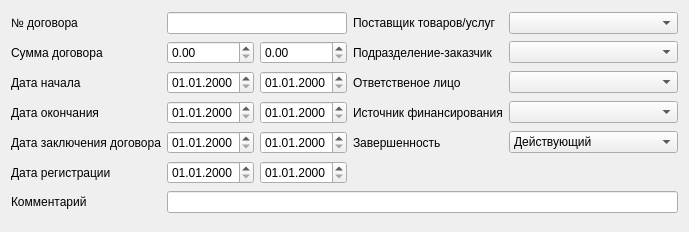
<?xml version="1.0" encoding="UTF-8"?>
<ui version="4.0">
 <class>FindFormContractWidget</class>
 <widget class="QWidget" name="FindFormContractWidget">
  <property name="geometry">
   <rect>
    <x>0</x>
    <y>0</y>
    <width>689</width>
    <height>232</height>
   </rect>
  </property>
  <property name="windowTitle">
   <string>Поиск Договоров</string>
  </property>
  <property name="windowIcon">
   <iconset resource="../../resources/main.qrc">
    <normaloff>:/images/logo.png</normaloff>:/images/logo.png</iconset>
  </property>
  <layout class="QGridLayout" name="gridLayout">
   <item row="1" column="4">
    <widget class="QLabel" name="subdivisionLabel">
     <property name="text">
      <string>Подразделение-заказчик</string>
     </property>
    </widget>
   </item>
   <item row="3" column="3">
    <widget class="QDateEdit" name="endDateToEdit">
     <property name="displayFormat">
      <string>dd.MM.yyyy</string>
     </property>
    </widget>
   </item>
   <item row="3" column="2">
    <widget class="QDateEdit" name="endDateFromEdit">
     <property name="displayFormat">
      <string>dd.MM.yyyy</string>
     </property>
    </widget>
   </item>
   <item row="7" column="5">
    <spacer name="horizontalSpacer">
     <property name="orientation">
      <enum>Qt::Horizontal</enum>
     </property>
     <property name="sizeHint" stdset="0">
      <size>
       <width>40</width>
       <height>0</height>
      </size>
     </property>
    </spacer>
   </item>
   <item row="2" column="5">
    <widget class="QComboBox" name="responsibleBox"/>
   </item>
   <item row="2" column="4">
    <widget class="QLabel" name="responsibleLabel">
     <property name="text">
      <string>Ответственое лицо</string>
     </property>
    </widget>
   </item>
   <item row="2" column="2">
    <widget class="QDateEdit" name="startDateFromEdit">
     <property name="displayFormat">
      <string>dd.MM.yyyy</string>
     </property>
    </widget>
   </item>
   <item row="0" column="0">
    <widget class="QLabel" name="contractNumberLabel">
     <property name="text">
      <string>№ договора</string>
     </property>
    </widget>
   </item>
   <item row="1" column="2">
    <widget class="QDoubleSpinBox" name="contractsSumFromSpinBox">
     <property name="maximum">
      <double>9999999.990000000223517</double>
     </property>
    </widget>
   </item>
   <item row="3" column="4">
    <widget class="QLabel" name="sourceFinancingLabel">
     <property name="text">
      <string>Источник финансирования</string>
     </property>
    </widget>
   </item>
   <item row="0" column="5">
    <widget class="QComboBox" name="providerBox"/>
   </item>
   <item row="1" column="3">
    <widget class="QDoubleSpinBox" name="contractsSumToSpinBox">
     <property name="maximum">
      <double>9999999.990000000223517</double>
     </property>
    </widget>
   </item>
   <item row="3" column="5">
    <widget class="QComboBox" name="sourceFinancingBox"/>
   </item>
   <item row="6" column="0">
    <widget class="QLabel" name="commentLabel">
     <property name="text">
      <string>Комментарий</string>
     </property>
    </widget>
   </item>
   <item row="1" column="0">
    <widget class="QLabel" name="contractsSumLabel">
     <property name="text">
      <string>Сумма договора</string>
     </property>
    </widget>
   </item>
   <item row="0" column="4">
    <widget class="QLabel" name="providerLabel">
     <property name="text">
      <string>Поставщик товаров/услуг</string>
     </property>
    </widget>
   </item>
   <item row="0" column="2" colspan="2">
    <widget class="QLineEdit" name="contractNumberEdit"/>
   </item>
   <item row="3" column="0">
    <widget class="QLabel" name="endDateLabel">
     <property name="text">
      <string>Дата окончания</string>
     </property>
    </widget>
   </item>
   <item row="1" column="5">
    <widget class="QComboBox" name="subdivisionBox"/>
   </item>
   <item row="6" column="2" colspan="4">
    <widget class="QLineEdit" name="commentEdit"/>
   </item>
   <item row="2" column="0">
    <widget class="QLabel" name="startDateLabel">
     <property name="text">
      <string>Дата начала</string>
     </property>
    </widget>
   </item>
   <item row="2" column="3">
    <widget class="QDateEdit" name="startDateToEdit">
     <property name="displayFormat">
      <string>dd.MM.yyyy</string>
     </property>
    </widget>
   </item>
   <item row="4" column="0">
    <widget class="QLabel" name="conclusionDateLabel">
     <property name="text">
      <string>Дата заключения договора</string>
     </property>
    </widget>
   </item>
   <item row="5" column="0">
    <widget class="QLabel" name="registrationDateLabel">
     <property name="text">
      <string>Дата регистрации</string>
     </property>
    </widget>
   </item>
   <item row="4" column="2">
    <widget class="QDateEdit" name="conclusionDateFromEdit">
     <property name="displayFormat">
      <string>dd.MM.yyyy</string>
     </property>
    </widget>
   </item>
   <item row="4" column="3">
    <widget class="QDateEdit" name="conclusionDateToEdit">
     <property name="displayFormat">
      <string>dd.MM.yyyy</string>
     </property>
    </widget>
   </item>
   <item row="5" column="2">
    <widget class="QDateEdit" name="registrationDateFromEdit">
     <property name="displayFormat">
      <string>dd.MM.yyyy</string>
     </property>
    </widget>
   </item>
   <item row="5" column="3">
    <widget class="QDateEdit" name="registrationDateToEdit">
     <property name="displayFormat">
      <string>dd.MM.yyyy</string>
     </property>
    </widget>
   </item>
   <item row="4" column="4">
    <widget class="QLabel" name="completenessLabel">
     <property name="text">
      <string>Завершенность</string>
     </property>
    </widget>
   </item>
   <item row="4" column="5">
    <widget class="QComboBox" name="completenessBox">
     <item>
      <property name="text">
       <string>Действующий</string>
      </property>
     </item>
     <item>
      <property name="text">
       <string>Завершенный</string>
      </property>
     </item>
    </widget>
   </item>
  </layout>
 </widget>
 <tabstops>
  <tabstop>contractNumberEdit</tabstop>
  <tabstop>contractsSumFromSpinBox</tabstop>
  <tabstop>contractsSumToSpinBox</tabstop>
  <tabstop>startDateFromEdit</tabstop>
  <tabstop>startDateToEdit</tabstop>
  <tabstop>endDateFromEdit</tabstop>
  <tabstop>endDateToEdit</tabstop>
  <tabstop>commentEdit</tabstop>
  <tabstop>providerBox</tabstop>
  <tabstop>subdivisionBox</tabstop>
  <tabstop>responsibleBox</tabstop>
  <tabstop>sourceFinancingBox</tabstop>
 </tabstops>
 <resources>
  <include location="../../resources/main.qrc"/>
 </resources>
 <connections/>
</ui>
